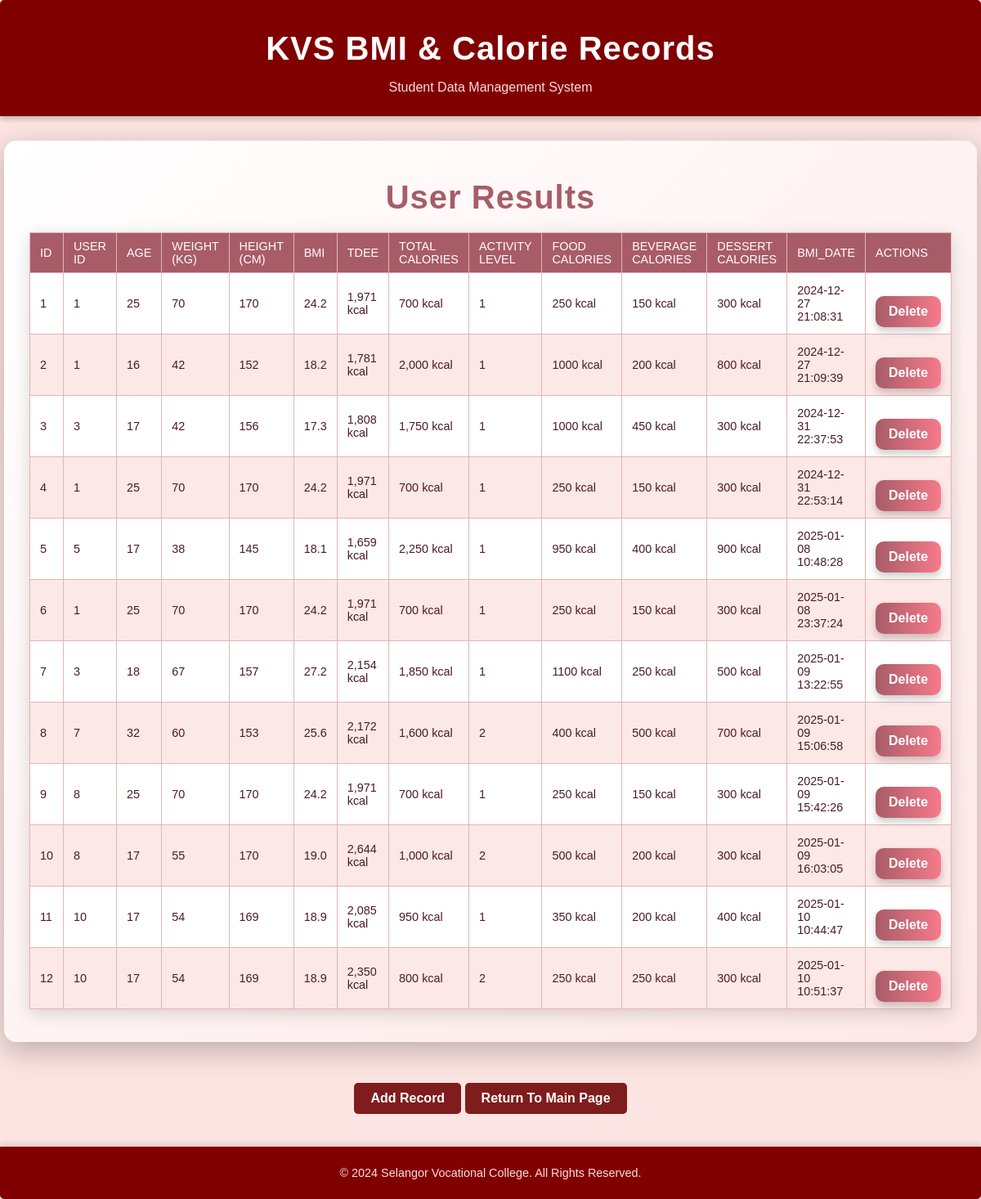
The app's page /clinic/rekodcalorie.php with its own data.
### tables this page shows
CREATE TABLE `calories` (
  `id` int(11) NOT NULL,
  `user_id` int(11) NOT NULL,
  `age` int(11) NOT NULL,
  `weight` float NOT NULL,
  `height` float NOT NULL,
  `activity_level` int(11) NOT NULL,
  `food_calories` int(11) NOT NULL,
  `beverage_calories` int(11) NOT NULL,
  `dessert_calories` int(11) NOT NULL,
  `bmi` float NOT NULL,
  `tdee` float NOT NULL,
  `total_calories` int(11) NOT NULL,
  `bmi_date` datetime DEFAULT current_timestamp()
);

### clinic/rekodcalorie.php (the view, shortened to what this page needs)
<?php
include 'config.php';
$result = mysqli_query($mysqli, "SELECT * FROM calories");
?>
<!DOCTYPE html>
<html lang="en">
<head>
    <link href="https://cdnjs.cloudflare.com/ajax/libs/font-awesome/6.0.0-beta3/css/all.min.css" rel="stylesheet">
</head>
<body>
    <div class="header">
<h1>KVS BMI & Calorie Records</h1>
<p>Student Data Management System</p>
    </div>
    <div class="container">
        <h1>User Results</h1>
        <?php if (mysqli_num_rows($result) > 0): ?>
            <table>
                <thead>
                    <tr>
                        <th>ID</th>
                        <th>User ID</th>
                        <th>Age</th>
                        <th>Weight (kg)</th>
                        <th>Height (cm)</th>
                        <th>BMI</th>
                        <th>TDEE</th>
                        <th>Total Calories</th>
                        <th>Activity Level</th>
                        <th>Food Calories</th>
                        <th>Beverage Calories</th>
                        <th>Dessert Calories</th>
                        <th>bmi_date</th>
                        <th>Actions</th>
                    </tr>
                </thead>
                <tbody>
                    <?php while ($row = mysqli_fetch_assoc($result)): ?>
                        <tr>
                            <td><?php echo $row['id']; ?></td>
                            <td><?php echo $row['user_id']; ?></td>
                            <td><?php echo $row['age']; ?></td>
                            <td><?php echo $row['weight']; ?></td>
                            <td><?php echo $row['height']; ?></td>
                            <td><?php echo number_format($row['bmi'], 1); ?></td>
                            <td><?php echo number_format($row['tdee'], 0); ?> kcal</td>
                            <td><?php echo number_format($row['total_calories'], 0); ?> kcal</td>
                            <td><?php echo $row['activity_level']; ?></td>
                            <td><?php echo $row['food_calories']; ?> kcal</td>
                            <td><?php echo $row['beverage_calories']; ?> kcal</td>
                            <td><?php echo $row['dessert_calories']; ?> kcal</td>
                            <td><?php echo $row['bmi_date']; ?></td>
                            <td class="actions">
                              <a href="padamcalorie.php?id=<?php echo $row['id']; ?>" onclick="return confirm('Are you sure you want to delete this record?');"><button>Delete</button></a>
                          </td>
                        </tr>
                    <?php endwhile; ?>
                </tbody>
            </table>
        <?php else: ?>
            <div class="no-data">No user data available.</div>
        <?php endif; ?>
    </div>
    <center>
        <a href="tambahcalories.php"><button>Add Record</button></a>
        <a href="admainpage.html"><button>Return To Main Page</button></a>
    </center>
    <div class="footer">
        <p>&copy; 2024 Selangor Vocational College. All Rights Reserved.</p>
    </div>
</body>
</html>
</body>
</html>

### clinic/rekodcalorie.php (style rules this page uses)
body { font-family: 'Poppins', sans-serif; margin: 0; padding: 0; background-color: #fbe4e2; color: #4c1c24; }
.header { background-color: #800000; color: #FADCD9; padding: 10px 20px; text-align: center; border-radius: 5px 5px 0 0; box-shadow: 0 4px 6px rgba(0, 0, 0, 0.2); }
.header h1 { font-size: 2.5rem; margin-bottom: 5px; color: white; }
.header p { font-size: 1rem; }
.container { max-width: 1150px; margin: 30px auto; padding: 20px; background: linear-gradient(135deg, #ffffff, #fde8e7); border-radius: 15px; box-shadow: 0 10px 35px rgba(0, 0, 0, 0.25); transition: transform 0.2s ease-in-out; }
h1 { text-align: center; color: #a85c68; margin-bottom: 20px; font-size: 2.5rem; letter-spacing: 1px; }
table { width: 80%; max-width: 1000px; margin: 20px auto; border-collapse: collapse; box-shadow: 0 5px 20px rgba(0, 0, 0, 0.15); }
table th, table td { padding: 8px 12px; text-align: left; border: 1px solid #e3b5b5; font-size: 0.9rem; }
table th { background-color: #a85c68; color: #fff; text-transform: uppercase; font-weight: 100; }
table tr:nth-child(even) { background-color: #fce8e6; }
table tr:nth-child(odd) { background-color: #ffffff; }
.actions { text-align: center; margin-top: 20px; }
.actions button { padding: 10px 16px; background: linear-gradient(to right, #a85c68, #f77a8a); color: #fff; border: none; border-radius: 10px; font-size: 1rem; cursor: pointer; box-shadow: 0 5px 10px rgba(0, 0, 0, 0.2); transition: all 0.3s ease-in-out; }
button { background-color: #7f1d1d; color: white; border: none; padding: 10px 20px; margin-top: 20px; cursor: pointer; border-radius: 5px; font-size: 1rem; font-weight: bold; transition: background-color 0.3s; }
.footer { background-color: #800000; color: #FADCD9; text-align: center; padding: 10px 20px; margin-top: 40px; border-radius: 0 0 5px 5px; box-shadow: 0 -4px 6px rgba(0, 0, 0, 0.1); }
.footer p { font-size: 0.9rem; }

### records on screen
calories: id "1", user "1", age "25", weight "70", height "170", bmi "24.2", tdee "1,971", total_calories "700", activity_level "1", food_calories "250", beverage_calories "150", dessert_calories "300", bmi_date "2024-12-27 21:08:31"
calories: id "2", user "1", age "16", weight "42", height "152", bmi "18.2", tdee "1,781", total_calories "2,000", activity_level "1", food_calories "1000", beverage_calories "200", dessert_calories "800", bmi_date "2024-12-27 21:09:39"
calories: id "3", user "3", age "17", weight "42", height "156", bmi "17.3", tdee "1,808", total_calories "1,750", activity_level "1", food_calories "1000", beverage_calories "450", dessert_calories "300", bmi_date "2024-12-31 22:37:53"
calories: id "4", user "1", age "25", weight "70", height "170", bmi "24.2", tdee "1,971", total_calories "700", activity_level "1", food_calories "250", beverage_calories "150", dessert_calories "300", bmi_date "2024-12-31 22:53:14"
calories: id "5", user "5", age "17", weight "38", height "145", bmi "18.1", tdee "1,659", total_calories "2,250", activity_level "1", food_calories "950", beverage_calories "400", dessert_calories "900", bmi_date "2025-01-08 10:48:28"
calories: id "6", user "1", age "25", weight "70", height "170", bmi "24.2", tdee "1,971", total_calories "700", activity_level "1", food_calories "250", beverage_calories "150", dessert_calories "300", bmi_date "2025-01-08 23:37:24"
calories: id "7", user "3", age "18", weight "67", height "157", bmi "27.2", tdee "2,154", total_calories "1,850", activity_level "1", food_calories "1100", beverage_calories "250", dessert_calories "500", bmi_date "2025-01-09 13:22:55"
calories: id "8", user "7", age "32", weight "60", height "153", bmi "25.6", tdee "2,172", total_calories "1,600", activity_level "2", food_calories "400", beverage_calories "500", dessert_calories "700", bmi_date "2025-01-09 15:06:58"
calories: id "9", user "8", age "25", weight "70", height "170", bmi "24.2", tdee "1,971", total_calories "700", activity_level "1", food_calories "250", beverage_calories "150", dessert_calories "300", bmi_date "2025-01-09 15:42:26"
calories: id "10", user "8", age "17", weight "55", height "170", bmi "19.0", tdee "2,644", total_calories "1,000", activity_level "2", food_calories "500", beverage_calories "200", dessert_calories "300", bmi_date "2025-01-09 16:03:05"
calories: id "11", user "10", age "17", weight "54", height "169", bmi "18.9", tdee "2,085", total_calories "950", activity_level "1", food_calories "350", beverage_calories "200", dessert_calories "400", bmi_date "2025-01-10 10:44:47"
calories: id "12", user "10", age "17", weight "54", height "169", bmi "18.9", tdee "2,350", total_calories "800", activity_level "2", food_calories "250", beverage_calories "250", dessert_calories "300", bmi_date "2025-01-10 10:51:37"
